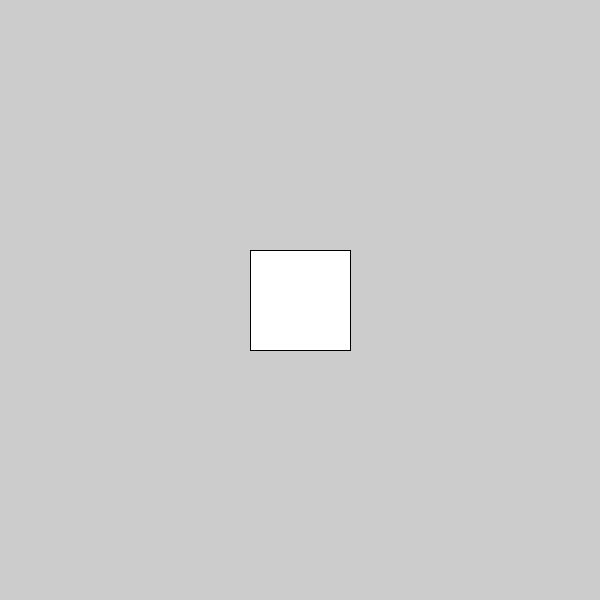
Frame 1 (no input)
Frame 60 (the mouse pressed at the canvas centre just before this capture): identical to frame 1, image omitted
Frame 120 (the mouse held since frame 60 and released just before this capture): identical to frame 1, image omitted

The Processing sketch that drew this single still picture (run headless with seeded random() and noise(); from frame 60 on, the mouse is pressed at the canvas centre):

// Processing sketch: sketch_181016b
// ── sketch_181016b.pde
//change this sketch so it rotates around the original position of the shape 

void setup() {
  size(600, 600); 
  rectMode(CENTER); 
}

void draw(){
  pushMatrix(); 
  rect(width/2, height/2, 100, 100); //this is the original position
  fill(255);
  translate(width*.25, height*.25);
  popMatrix();
  
  pushMatrix();
  rotate(radians(45)); 
  rotate(radians(mouseX));
  rotate(radians(mouseY));
  //rect(width/2, height/2, 100, 100); 
  popMatrix(); 
}

 //pushMatrix();
  //background(150);
  //fill(0);
  //translate(width*.7, height*.7);
  //rotate(radians(90));
  //rotate(radians(mouseX));
  //rotate(radians(mouseY));
  //rect(0, 0, 100, 100);
  //fill (255, 0, 0);
  //scale(2.0);
  //ellipse(0, 0, 50, 50);
  //scale(width*4, height*4);
  //popMatrix();
//}
